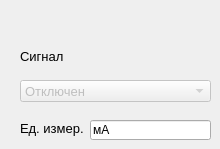
     <widget class="QWidget" name="tab_9">
      <attribute name="title">
       <string>Цифровой вход 1</string>
      </attribute>
      <widget class="QComboBox" name="comboBox_11">
       <property name="enabled">
        <bool>false</bool>
       </property>
       <property name="geometry">
        <rect>
         <x>20</x>
         <y>80</y>
         <width>191</width>
         <height>22</height>
        </rect>
       </property>
       <property name="font">
        <font>
         <pointsize>10</pointsize>
        </font>
       </property>
       <property name="cursor">
        <cursorShape>ArrowCursor</cursorShape>
       </property>
       <item>
        <property name="text">
         <string>Отключен</string>
        </property>
       </item>
       <item>
        <property name="text">
         <string>Регистр перехода 0/1</string>
        </property>
       </item>
       <item>
        <property name="text">
         <string>счетчик импульсов</string>
        </property>
       </item>
      </widget>
      <widget class="QLabel" name="label_8">
       <property name="geometry">
        <rect>
         <x>20</x>
         <y>120</y>
         <width>71</width>
         <height>16</height>
        </rect>
       </property>
       <property name="font">
        <font>
         <pointsize>10</pointsize>
        </font>
       </property>
       <property name="text">
        <string>Ед. измер.</string>
       </property>
      </widget>
      <widget class="QLineEdit" name="lineEdit_4">
       <property name="geometry">
        <rect>
         <x>90</x>
         <y>120</y>
         <width>121</width>
         <height>20</height>
        </rect>
       </property>
       <property name="text">
        <string>мА</string>
       </property>
      </widget>
      <widget class="QLabel" name="label_23">
       <property name="geometry">
        <rect>
         <x>20</x>
         <y>50</y>
         <width>47</width>
         <height>13</height>
        </rect>
       </property>
       <property name="font">
        <font>
         <pointsize>10</pointsize>
        </font>
       </property>
       <property name="text">
        <string>Сигнал</string>
       </property>
      </widget>
     </widget>
